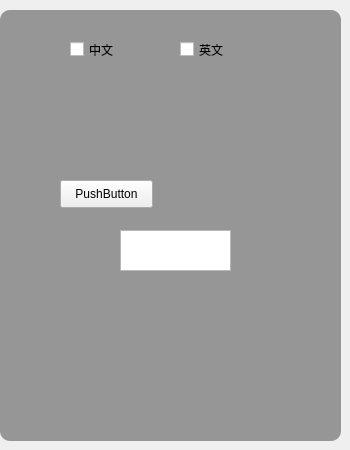
      <widget class="QGroupBox" name="groupBox">
       <property name="sizePolicy">
        <sizepolicy hsizetype="Fixed" vsizetype="Fixed">
         <horstretch>0</horstretch>
         <verstretch>0</verstretch>
        </sizepolicy>
       </property>
       <property name="minimumSize">
        <size>
         <width>342</width>
         <height>450</height>
        </size>
       </property>
       <property name="styleSheet">
        <string notr="true">QGroupBox::title {
    color: transparent;
}

QGroupBox::edge{
color: transparent;
}
QGroupBox {
    border: none;
}</string>
       </property>
       <property name="title">
        <string>GroupBox</string>
       </property>
       <widget class="QPlainTextEdit" name="plainTextEdit">
        <property name="geometry">
         <rect>
          <x>0</x>
          <y>10</y>
          <width>341</width>
          <height>431</height>
         </rect>
        </property>
        <property name="font">
         <font>
          <pointsize>12</pointsize>
         </font>
        </property>
        <property name="styleSheet">
         <string notr="true">color: rgb(0, 0, 0);
background: rgb(150, 150, 150);
border-radius: 10px;  </string>
        </property>
        <property name="plainText">
         <string/>
        </property>
       </widget>
       <widget class="QCheckBox" name="checkBox">
        <property name="geometry">
         <rect>
          <x>70</x>
          <y>40</y>
          <width>85</width>
          <height>19</height>
         </rect>
        </property>
        <property name="text">
         <string>中文</string>
        </property>
       </widget>
       <widget class="QCheckBox" name="checkBox_2">
        <property name="geometry">
         <rect>
          <x>180</x>
          <y>40</y>
          <width>85</width>
          <height>19</height>
         </rect>
        </property>
        <property name="text">
         <string>英文</string>
        </property>
       </widget>
       <widget class="QPushButton" name="pushButton_7">
        <property name="geometry">
         <rect>
          <x>60</x>
          <y>180</y>
          <width>93</width>
          <height>28</height>
         </rect>
        </property>
        <property name="text">
         <string>PushButton</string>
        </property>
       </widget>
       <widget class="QTextEdit" name="textEdit_6">
        <property name="geometry">
         <rect>
          <x>120</x>
          <y>230</y>
          <width>111</width>
          <height>41</height>
         </rect>
        </property>
        <property name="styleSheet">
         <string notr="true"> QPushButton {
     text-align: left;
	color: rgb(0, 0, 0);


	border: 10px;
	border-radius: 10px;
	border: rgb(252, 255, 255);
 }

</string>
        </property>
        <property name="html">
         <string>&lt;!DOCTYPE HTML PUBLIC &quot;-//W3C//DTD HTML 4.0//EN&quot; &quot;http://www.w3.org/TR/REC-html40/strict.dtd&quot;&gt;
&lt;html&gt;&lt;head&gt;&lt;meta name=&quot;qrichtext&quot; content=&quot;1&quot; /&gt;&lt;style type=&quot;text/css&quot;&gt;
p, li { white-space: pre-wrap; }
&lt;/style&gt;&lt;/head&gt;&lt;body style=&quot; font-family:'PMingLiU'; font-size:9pt; font-weight:400; font-style:normal;&quot;&gt;
&lt;p align=&quot;center&quot; style=&quot;-qt-paragraph-type:empty; margin-top:0px; margin-bottom:0px; margin-left:0px; margin-right:0px; -qt-block-indent:0; text-indent:0px;&quot;&gt;&lt;br /&gt;&lt;/p&gt;&lt;/body&gt;&lt;/html&gt;</string>
        </property>
       </widget>
      </widget>
